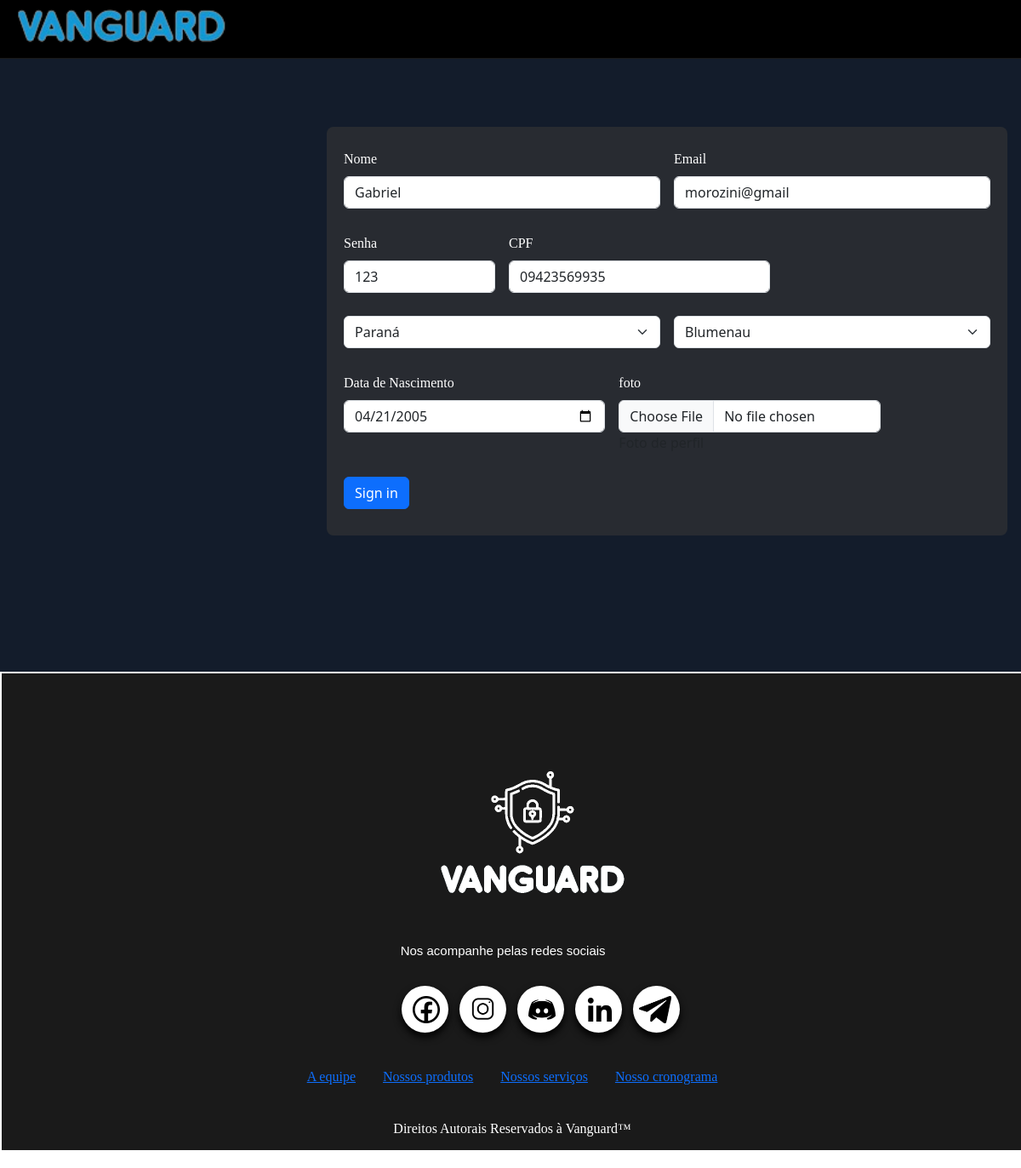
Screenshot of /editarPerfilADM.php?usuario_id=1 (signed in) with the database file from the repository.
### tables this page shows
CREATE TABLE `usuario` (
  `usuario_id` int(11) NOT NULL,
  `nome` varchar(50) NOT NULL,
  `dt_nasc` date NOT NULL,
  `email` varchar(150) NOT NULL,
  `senha` varchar(100) NOT NULL,
  `cpf` char(11) NOT NULL,
  `foto` text DEFAULT NULL,
  `estado_id` int(11) NOT NULL,
  `cidades_id` int(11) NOT NULL,
  `is_admin` tinyint(1) NOT NULL,
  `plano_id` int(11) NOT NULL
);

### editarPerfilADM.php (the view, shortened to what this page needs)
<?php
include_once('src/php/conexao.php');
if(!empty($_GET['usuario_id'])) {
        $id = $_GET['usuario_id'];
        $stmt = $conn->prepare("SELECT * FROM usuario WHERE usuario_id = ?");
        $stmt->bind_param("i", $id);
        $stmt->execute();
        $result = $stmt->get_result();
        if($result->num_rows > 0) {
            while($user_data = $result->fetch_assoc()) {
            $nome = $user_data['nome'];
            $senha = $user_data['senha'];
            $email = $user_data['email'];
            $dt_nasc = $user_data['dt_nasc'];
            $cpf = $user_data['cpf'];
                }
        }
}
$sql_code_states = "SELECT * FROM estado ORDER BY nome_estado ASC";
$sql_query_states = $conn->query($sql_code_states) or die($conn->error);
$sql_code_cities = "SELECT * FROM cidades ORDER BY nome_cidade ASC";
$sql_query_cities = $conn->query($sql_code_cities) or die($conn->error);
?>
<!DOCTYPE html>
<html lang="pt-br">
<head>
        <link rel="stylesheet" href="src/css/index.css">
        <link rel="stylesheet" href="src/css/style-editPerfil.css">
        <link href="https://cdn.jsdelivr.net/npm/bootstrap@5.3.3/dist/css/bootstrap.min.css" rel="stylesheet"
>
        <link rel="stylesheet" href="src/css/responsivo-cadastro.css">
        <link href="https://fonts.cdnfonts.com/css/eingrantch-mono" rel="stylesheet">
        <link href="https://fonts.cdnfonts.com/css/codygoon" rel="stylesheet">
        <link href="https://fonts.cdnfonts.com/css/milestone-one" rel="stylesheet">
</head>
<body>
        <header class="cabecalho">
                <a href="index.html"><img class="logo" src="src/imagem/logos/VanguardLogo - titulo.png"
                                alt="titulo da Vanguard"></a>
        </header>
        <main class="home">
                <div class="area">
                <form class="row g-3" action="src/php/saveEditADM.php" method="POST" enctype="multipart/form-data">
                                <div class="col-md-6">
                                        <label for="inputEmail4" class="form-label">Nome</label>
                                        <input type="text" class="form-control" id="inputEmail4" name="nome" value=<?php echo $nome;?>>
                                </div>
                                <div class="col-md-6">
                                        <label for="inputPassword4" class="form-label">Email</label>
                                        <input type="email" class="form-control" id="inputPassword4"
                                        name="email"  value=<?php echo $email;?>>
                                </div>
                                <div class="col-3">
                                        <label for="inputAddress" class="form-label">Senha</label>
                                        <input type="text" class="form-control" id="inputAddress"
                                        name="senha"
                                        value=<?php echo $senha;?>>
                                </div>
                                <div class="col-5">
                                        <label for="inputAddress2" class="form-label">CPF</label>
                                        <input type="number" class="form-control" id="inputAddress2"
                                        name="cpf" value=<?php echo $cpf;?>>
                                </div>
                                <div class="col-6">
                                <select name="estado" id="estado" class="form-select"   required>
                                <?php while ($estadoRow = $sql_query_states->fetch_assoc()) { ?>
                                        <option value="<?php echo $estadoRow['estado_id']; ?>">
                                        <?php echo htmlspecialchars($estadoRow['nome_estado']); ?>
                                </option>
                            <?php } ?>
                        </select>
                    </div>
                    <div class="col-6">
                                <select name="cidade" id="cidade" class="form-select"   required>
                                <?php while ($cidadeRow = $sql_query_cities->fetch_assoc()) { ?>
                                        <option value="<?php echo $cidadeRow['cidade_id']; ?>">
                                        <?php echo htmlspecialchars($cidadeRow['nome_cidade']); ?>
                                </option>
                            <?php } ?>
                        </select>
                    </div>
                                <div class="col-md-5">
                                        <label for="inputZip" class="form-label">Data de Nascimento</label>
                                        <input type="date" class="form-control" id="inputZip"
                                        name="dt_nasc" value=<?php echo $dt_nasc;?>>
                                </div>
                              <div class="col-md-5">
                                        <label for="inputZip" class="form-label">foto</label>
                                <input type="file" class="form-control" name="foto" id="foto">
                        <span>Foto de perfil</span>
</div>
                          <div class="col-12">
                                        <button type="submit" class="btn btn-primary" name="update">Sign in</button>
                                </div>
                        </form>
                </div>
        </main>
        <footer class="roda-pe">
                <img src="src/imagem/logos/VanguardLogo-Escuro.png" alt="logo da Vanguard" class="logo">
                <h5 class="subtitulo">Nos acompanhe pelas redes sociais</h5>
                <div class="social_media">
                        <a href="facebook link" id="facebook" title="Facebook" target="_blank">
                                <img src="src/imagem/icones/Facebook.png" alt="botão do perfil do facebook da Vanguard">
                        </a>
                        <a href="" id="instagram" title="Instagram" target="_blank">
                                <img src="src/imagem/icones/instagram.png"
                                        alt="botão do perfil do instagram da Vanguard">
                        </a>
                        <a href="discord" title="discord" id="discord" target="_blank">
                                <img src="src/imagem/icones/discord.png" alt="botão do chat do discord da Vanguard">
                        </a>
                        <a href="linkedin" title="linkedin" id="linkedin" target="_blank">
                                <img src="src/imagem/icones/linkedin.png" alt="botão do perfil do linkedin da Vanguard">
                        </a>
                        <a href="telegram" title="telegram" id="telegram" target="_blank">
                                <img src="src/imagem/icones/telegram.png" alt="botão do chat do telegram da Vanguard">
                        </a>
                </div>
                <div class="opcoes">
                        <div class="lista">
                                <a href="equipe.html">
                                        <h6>A equipe</h6>
                                </a>
                                <a href="produtos.html">
                                        <h6>Nossos produtos</h6>
                                </a>
                                <a href="serviços.html">
                                        <h6>Nossos serviços</h6>
                                </a>
                                <a href="cronograma.html">
                                        <h6>Nosso cronograma</h6>
                                </a>
                        </div>
                </div>
                <p id="copyright">Direitos Autorais Reservados à Vanguard&#8482;</p>
        </footer>
</body>
</html>

### src/css/index.css (style rules this page uses)
* { margin: 0; padding: 0; box-sizing: border-box; }
body { overflow-x: hidden; background: black; margin: 3px; flex: 1 1 100vw; flex-wrap: wrap; }
a { text-decoration: none; color: inherit; }

### src/css/style-editPerfil.css (style rules this page uses)
.cabecalho { height: 90px; background-color: rgb(0, 0, 0); display: flex; flex: 1 1 100vw; justify-content: space-between; align-items: center; padding: 0 20px; margin-top: -1.3pc; border-bottom: 1px solid rgb(26, 25, 25); }
.cabecalho .logo { display: flex; margin-top: 1pc; height: 55px; }
.home { display: flex; background: #131c2b; height: 100%; min-height: calc(100vh - 80px); overflow: hidden; }
.home { display: flex; position: relative; min-height: calc(100vh - 80px); overflow: hidden; }
.home .area { position: relative; padding: 25px 20px 20px 20px; display: flex; margin-left: 24pc; margin-top: 5pc; width: 50pc; height: 480px; background: #353535a1; border-radius: 8px; overflow: hidden; }
label { color: #fff; font-family: 'Milestone One'; }
.roda-pe { height: 35pc; padding: 3px; padding-bottom: 5pc; display: grid; color: #fff; margin: 2px; width: 100%; flex: 1 1 100vw; background-color: #1a1a1a; }
.roda-pe .opcoes { display: flex; justify-content: center; }
.roda-pe .opcoes .lista { display: flex; font-size: 20px; font-family: 'Codygoon'; justify-content: center; text-align: center; align-items: center; }
.roda-pe .opcoes .lista a { margin: 1pc; margin-bottom: 2pc; margin-top: 2pc; }
.roda-pe .logo { margin-left: 42%; margin-top: 4pc; width: 250px; }
.roda-pe .social_media { display: flex; position: relative; align-items: center; margin-left: 38%; }
.roda-pe .subtitulo { display: flex; margin-left: 39%; margin-bottom: 2pc; font-size: 15px; text-align: center; font-family: 'Codygoon', sans-serif; }
.roda-pe .social_media a { position: relative; display: flex; margin-left: 13px; margin-bottom: 10px; justify-content: center; align-items: center; text-align: center; padding: 2px 2px 1px 5px; background-color: #fff; width: 55px; height: 55px; border-radius: 50%; box-shadow: 0 5px 10px rgb(0, 0, 0); }
.roda-pe .social_media img { height: 2pc; }
.roda-pe .social_media #telegram img { margin-right: 5px; }
.roda-pe #copyright { font-family: 'Codygoon'; color: #fff; text-align: center; }

### rows the page displays
usuario: nome "Gabriel", email "morozini@gmail", senha "123", cpf "09423569935", dt_nasc "04/21/2005"

### other values shown
form field estado "Paraná"
form field cidade "Blumenau"
